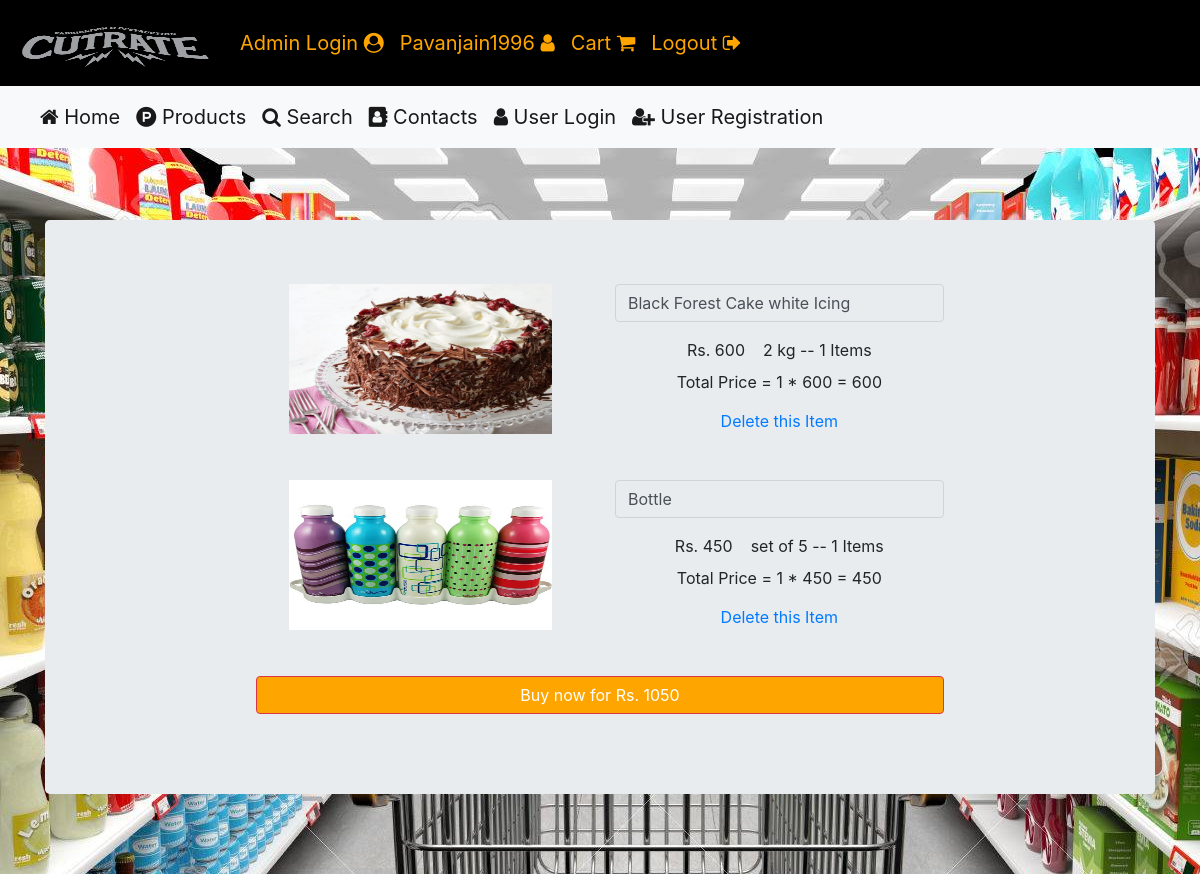
Page /Website/User/Cart.php (signed in) on the committed database.
### tables this page shows
CREATE TABLE `product` (
  `id` int(11) NOT NULL,
  `name` varchar(30) NOT NULL,
  `quantity` varchar(30) NOT NULL,
  `price` int(11) NOT NULL,
  `category` varchar(30) NOT NULL,
  `image` varchar(20) NOT NULL
);

CREATE TABLE `cart_pavanjain1996` (
  `pro_name` varchar(30) DEFAULT NULL,
  `qty` int(11) DEFAULT NULL
);

### Website/User/Cart.php (the view, shortened to what this page needs)
<?php
include('Header.php');
include('DBConnection.php');
$query='select * from cart_'.$_SESSION['username'];
$res=mysqli_query($con,$query);
$n=mysqli_num_rows($res);
$price=0;
?>
<head>
</head>
<div style="background-image:url('../Images/Home/Home.jpg')">
<br/><br/><br/>
<div class="container" style="text-align:center;">
<div class="jumbotron">
<?php
if($n>0){
	for($i=1;$i<=$n;$i++){
		$row=mysqli_fetch_array($res);
		$query1='select * from product where name="'.$row['pro_name'].'"';
		$res1=mysqli_query($con,$query1);
		$row1=mysqli_fetch_array($res1);
		echo '<div class="row">';
		echo '<div class="col-md-2"></div>';
		echo '<div class="col-md-4">';
		echo '<img src="../Images/Product/'.$row1['image'].'" width="80%" height="150px">';
		echo '</div>';
		echo '<div class="col-md-4">';
		echo '<form method="post" action="DeleteItem.php">';
		echo '<div class="form-group">';
		echo '<input type="text" class="form-control" name="pname" value="'.$row['pro_name'].'" readonly>';
		echo '</div>';
		echo '<label>Rs. '.$row1['price'].' &nbsp; &nbsp;'.$row1['quantity'].' -- '.$row['qty'].' Items</label><br/>';
		echo '<label>Total Price = '.$row['qty'].' * '.$row1['price'].' = '.$row['qty']*$row1['price'].'</label><br/>';
		echo '<button type="submit" class="btn btn-link">Delete this Item</button>';
		echo '</form>';
		echo '</div>';
		echo '<div class="col-md-2"></div>';
		echo '</div>';
		echo '<br/>';
		$price+=($row['qty']*$row1['price']);
	}
	echo '<div class="row">';
	echo '<div class="col-md-2"></div>';
	echo '<div class="col-md-8">';
	echo '<form method="post" action="Order.php">';
	echo '<div class="form-group">';
	echo '<button type="submit" class="btn btn-danger" style="background-color:orange;width:100%;">Buy now for Rs. '.$price.'</button>';
	echo '</div>';
	echo '</form>';
	echo '</div>';
	echo '<div class="col-md-2"></div>';
	echo '</div>';
}
else{
	echo '<div style="color:green;font-size:50px;">Your Shopping Cart is Empty</div><br/>';
	echo '<div style="font-size:150px;"><i class="fa fa-shopping-bag"></i></div><br/>';
	echo '<div style="color:blue;font-size:50px;">Add Products to your Cart by Shopping our Products</div>';
}
?>
</div>
</div>
<br/><br/>
</div>
<?php
include('footer.php');
?>

### Website/User/Header.php (shortened to what this page needs)
<html>
<head>
<link rel="stylesheet" href="https://stackpath.bootstrapcdn.com/bootstrap/4.1.2/css/bootstrap.min.css">
<link rel="stylesheet" href="https://stackpath.bootstrapcdn.com/font-awesome/4.7.0/css/font-awesome.min.css">
</head>
<body>
<nav class="navbar navbar-expand-lg navbar-light" style="background-color:black;">
  <a class="navbar-brand" href="Home.php"><img src="../Images/Logo/Logo.jpg" alt="Cut Rate" width="200px" height="60px"></a>
  <div class="collapse navbar-collapse" id="navbarSupportedContent1">
    <ul class="navbar-nav mr-auto">
	<li class="nav-item active">
        <a class="nav-link" href="../Admin/AdminLogin.php" style="color:orange;">Admin Login <i class="fa fa-user-circle"></i></span></a>
      </li>
	<li class="nav-item">
<a class="nav-link" href="Profile.php" style="color:orange;"><?php
if(isset($_SESSION['logstatus'])){
  if($_SESSION['logstatus']=='YES'){
    echo $_SESSION['username']." <i class='fa fa-user'></i>";
  }
}
?></a>
</li>
<li class="nav-item">
<a class="nav-link" href="Cart.php" style="color:orange;"><?php
if(isset($_SESSION['logstatus'])){
  if($_SESSION['logstatus']=='YES'){
    echo "Cart <i class='fa fa-shopping-cart'></i>";
  }
}
?></a>
</li>
<li class="nav-item">
<a class="nav-link" href="UserLogout.php" style="color:orange;"><?php
if(isset($_SESSION['logstatus'])){
  if($_SESSION['logstatus']=='YES'){
    echo "Logout <i class='fa fa-sign-out'></i>";
  }
}
?></a>
</li>
    </ul>
  </div>
</nav>
<nav class="navbar navbar-expand-lg navbar-light bg-light sticky-top" style="background-color:black;">
  <div class="collapse navbar-collapse" id="navbarSupportedContent">
    <ul class="navbar-nav mr-auto">
      <li class="nav-item active">
        <a class="nav-link" href="Home.php"><i class="fa fa-home"></i> Home</span></a>
      </li>
      <li class="nav-item active">
        <a class="nav-link" href="Products.php"><i class="fa fa-product-hunt"></i> Products</a>
      </li>
      <li class="nav-item active">
        <a class="nav-link" href="Search.php"><i class="fa fa-search"></i> Search</a>
      </li>
      <li class="nav-item active">
        <a class="nav-link" href="Contact.php"><i class="fa fa-address-book"></i> Contacts</a>
      </li>
      <li class="nav-item active">
        <a class="nav-link" href="UserLogin.php"><i class="fa fa-user"></i> User Login</a>
      </li>
      <li class="nav-item active">
        <a class="nav-link" href="UserRegistration.php"><i class="fa fa-user-plus"></i> User Registration</a>
      </li>
	  </ul>
  </div>
</nav>

### Website/User/Footer.php (shortened to what this page needs)
</body>
</html>

### Website/User/Header.php (style rules this page uses)
.nav-link { font-size:20px; }

### rows in the picture
product: image (picture), pname "Black Forest Cake white Icing", price "600", quantity "2 kg", cart_pavanjain1996.qty "1", $row['qty']*$row1['price'] "600"
product: image (picture), pname "Bottle", price "450", quantity "set of 5", cart_pavanjain1996.qty "1", $row['qty']*$row1['price'] "450"

### other values in the picture
$_SESSION['username'] "Pavanjain1996"
$price "1050"
